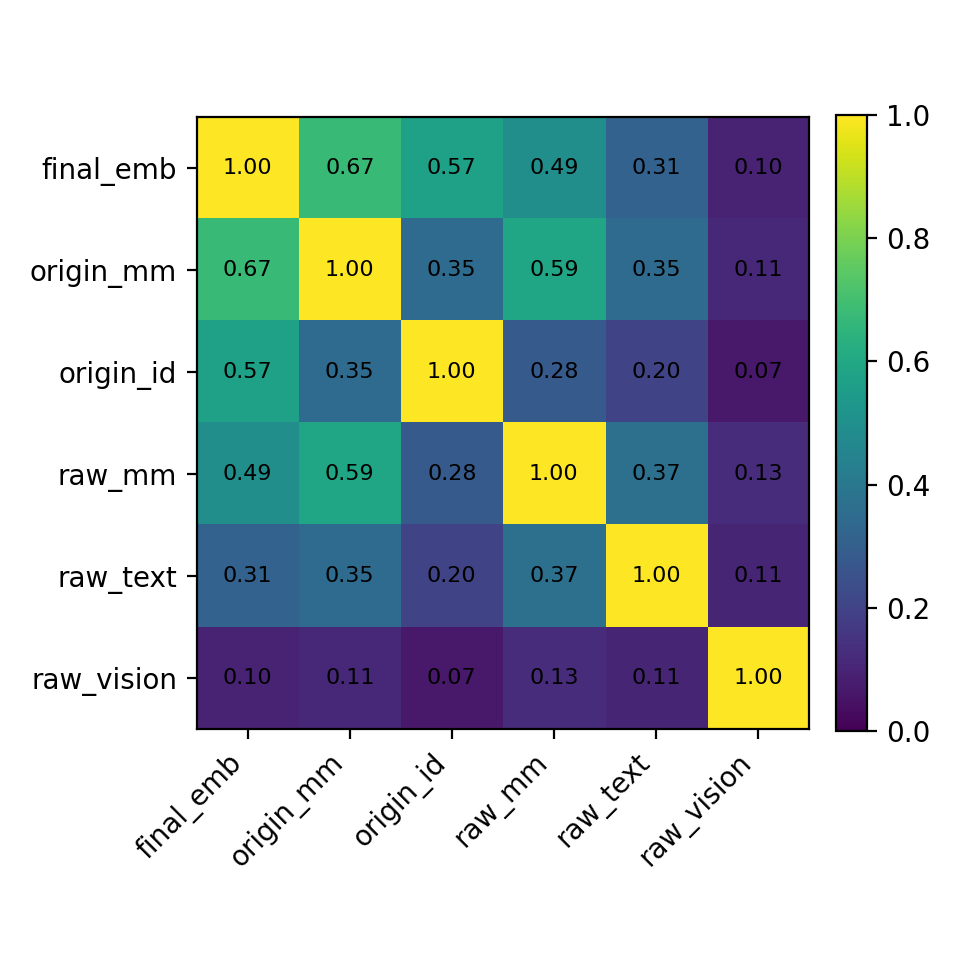
#> input picture overlap_k20_alignrec.png, 960 x 960 px
$ python make_figure.py
#> lines starting #> are read from the running program, lines starting #| are printed output that depends on the picture
from PIL import Image, ImageDraw, ImageFont

# [11 lines of commented-out code are left out]

left_path = 'overlap_k20_alignrec.png'
right_path = 'overlap_k20_anchor.png'
output_path = 'figure5_concat.png'

left_title = "a) i-i Similarity Overlap for AlignRec"
right_title = "b) i-i Similarity Overlap for AnchorRec"

# [6 lines of commented-out code are left out]

left_img = Image.open(left_path)
#> left_img is the input picture: PIL image 960x960 RGBA; mean R, G, B, A 178.1, 191, 189.3, 255
right_img = Image.open(right_path)
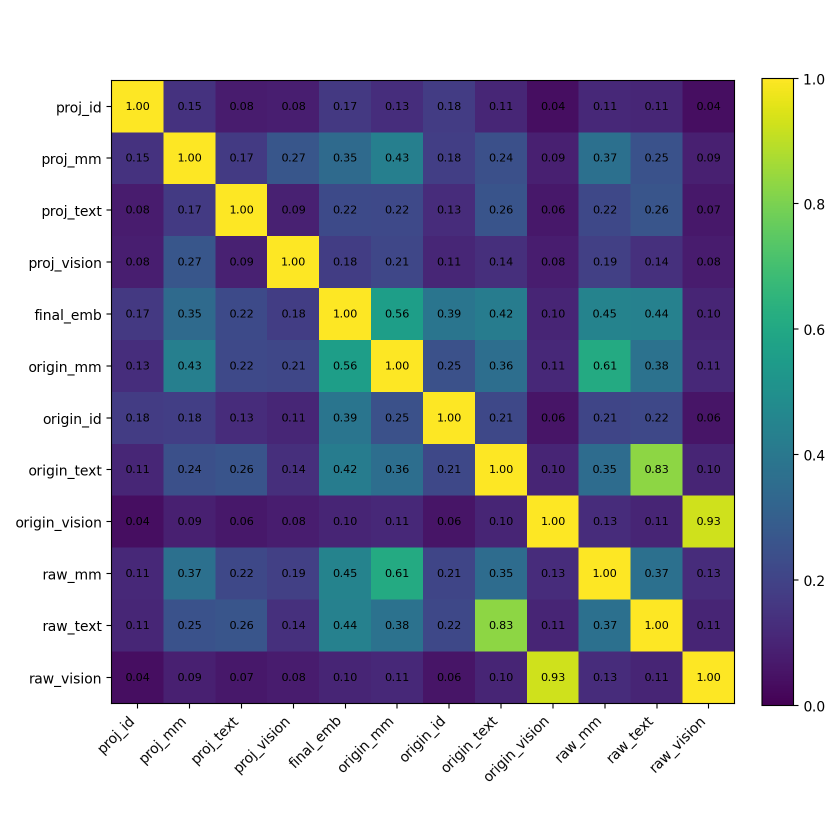
#> input picture overlap_k20_anchor.png, 1679 x 1679 px (shown at 1/2 size)
#> right_img is the input picture: PIL image 1679x1679 RGBA; mean R, G, B, A 150.8, 152.8, 170.5, 255

# (옵션) 두 이미지 높이 맞추기
if left_img.height != right_img.height:
    common_h = min(left_img.height, right_img.height)
#> common_h = 960
    left_img = left_img.resize(
        (int(left_img.width * common_h / left_img.height), common_h)
    )
    right_img = right_img.resize(
        (int(right_img.width * common_h / right_img.height), common_h)
    )
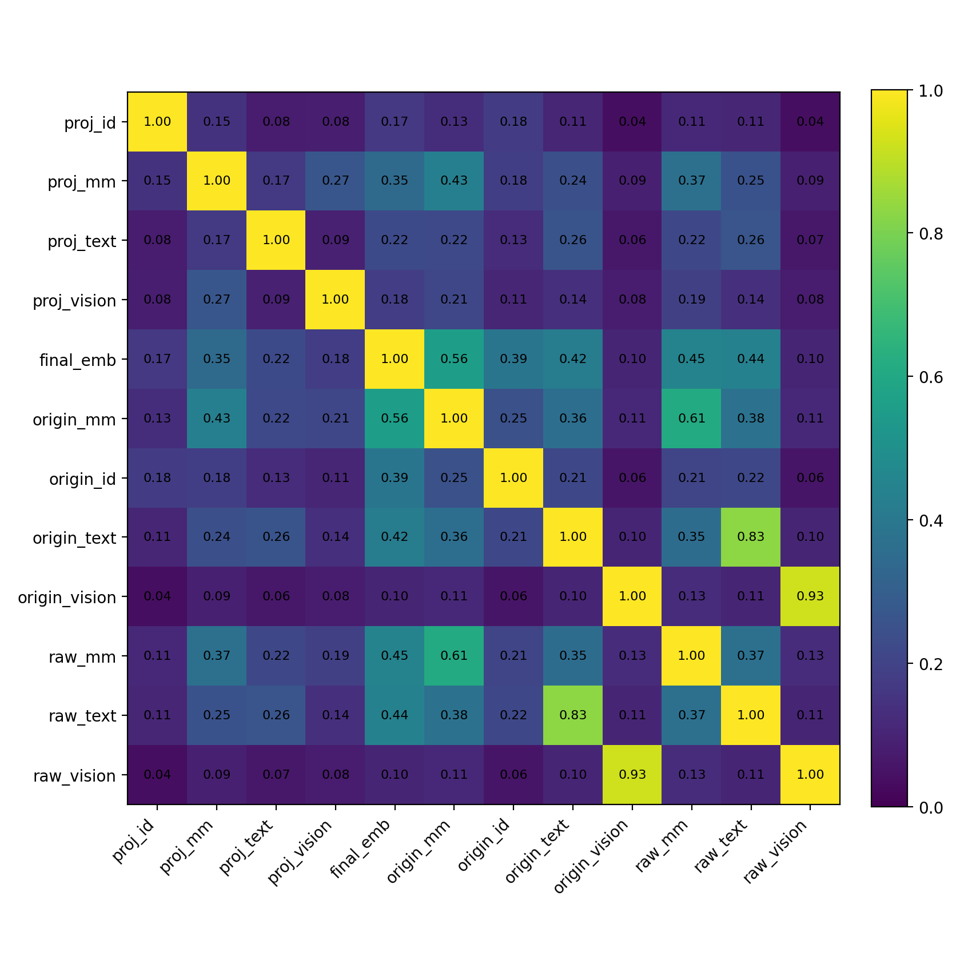
#> right_img: PIL image 960x960 RGBA; mean R, G, B, A 150.7, 152.7, 170.5, 255

img_h = max(left_img.height, right_img.height)
#> img_h = 960
total_w = left_img.width + right_img.width
#> total_w = 1920

# 폰트 로드 (아무거나, 없으면 기본 폰트)
try:
    font_size = int(img_h * 0.05)  # 이미지 높이의 5% 정도
#> font_size = 48
    font = ImageFont.truetype("DejaVuSans.ttf", font_size - 10)
except:
    font = ImageFont.load_default()

# 텍스트 크기 측정용 draw
tmp_img = Image.new("RGB", (10, 10))
tmp_draw = ImageDraw.Draw(tmp_img)

left_bbox  = tmp_draw.textbbox((0, 0), left_title,  font=font)
#> left_bbox = (0, 7, 679, 44)
right_bbox = tmp_draw.textbbox((0, 0), right_title, font=font)
#> right_bbox = (0, 7, 718, 44)
left_w, left_h   = left_bbox[2] - left_bbox[0], left_bbox[3] - left_bbox[1]
#> left_w = 679; left_h = 37
right_w, right_h = right_bbox[2] - right_bbox[0], right_bbox[3] - right_bbox[1]
#> right_w = 718

padding = 20
title_h = max(left_h, right_h) + 2 * padding
total_h = img_h + title_h

# 새 캔버스 생성
new_img = Image.new("RGB", (total_w, total_h), (255, 255, 255))
#> new_img: PIL image 1920x1037 RGB; every value is 255
draw = ImageDraw.Draw(new_img)

# 이미지 붙이기 (위쪽)
new_img.paste(left_img, (0, 0))
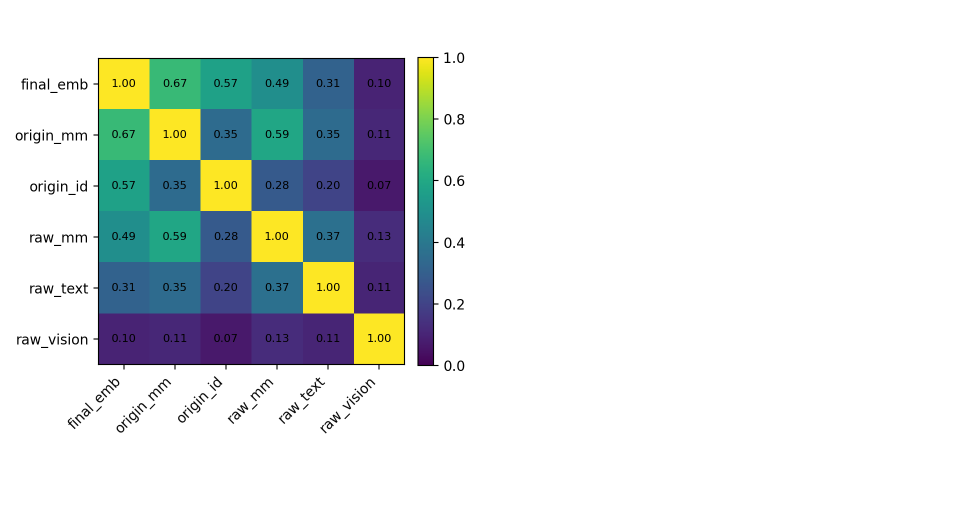
#> new_img: PIL image 1920x1037 RGB (shown at 1/2 size); mean R, G, B 219.4, 225.4, 224.6
new_img.paste(right_img, (left_img.width, 0))
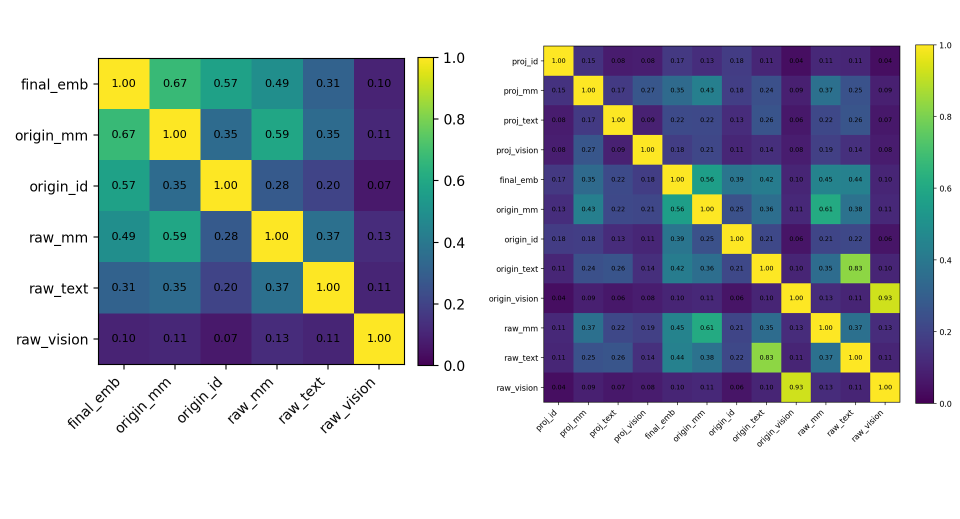
#> new_img: PIL image 1920x1037 RGB (shown at 1/2 size); mean R, G, B 171.1, 178, 185.5

# 타이틀 위치 (아래쪽 중앙)
title_y = img_h + padding

left_title_x  = (left_img.width - left_w) // 2
right_title_x = left_img.width + (right_img.width - right_w) // 2

draw.text((left_title_x,  title_y), left_title,  fill=(0, 0, 0), font=font)
draw.text((right_title_x, title_y), right_title, fill=(0, 0, 0), font=font)

new_img.save(output_path)
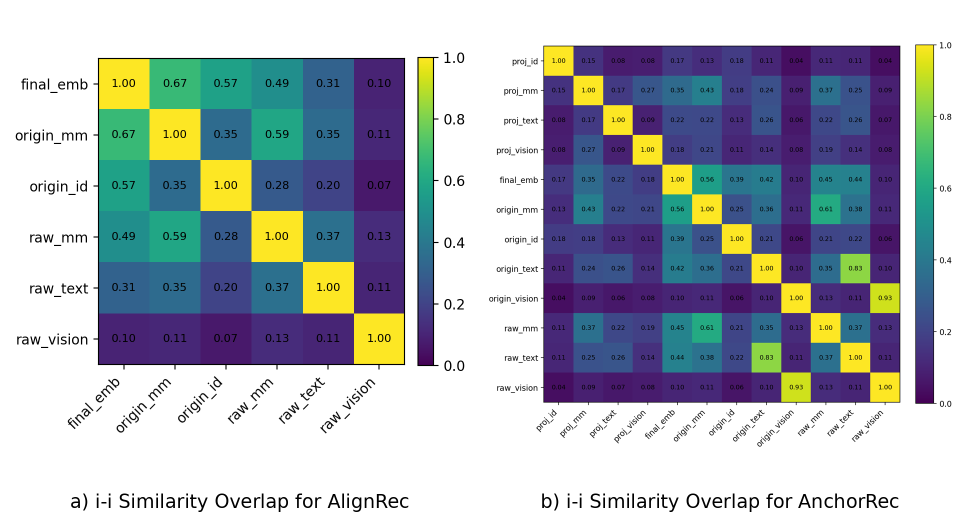
#> saved as figure5_concat.png: PIL image 1920x1037 RGB (shown at 1/2 size); mean R, G, B 169.8, 176.7, 184.1
print(f"병합 완료: {output_path}")
